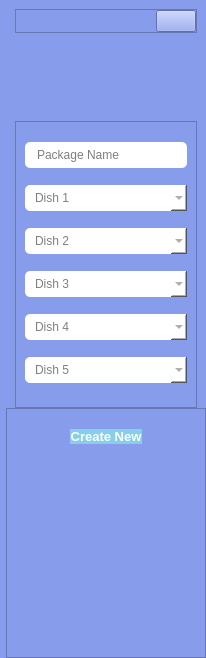
     <widget class="QCustomSlideMenu" name="add5DishesMenu" native="true">
      <property name="minimumSize">
       <size>
        <width>0</width>
        <height>658</height>
       </size>
      </property>
      <property name="maximumSize">
       <size>
        <width>0</width>
        <height>16777215</height>
       </size>
      </property>
      <property name="cursor">
       <cursorShape>ArrowCursor</cursorShape>
      </property>
      <property name="styleSheet">
       <string notr="true">background-color: #879CEB;</string>
      </property>
      <layout class="QVBoxLayout" name="verticalLayout_92">
       <property name="spacing">
        <number>0</number>
       </property>
       <property name="leftMargin">
        <number>6</number>
       </property>
       <property name="topMargin">
        <number>0</number>
       </property>
       <property name="rightMargin">
        <number>0</number>
       </property>
       <property name="bottomMargin">
        <number>0</number>
       </property>
       <item>
        <widget class="QWidget" name="widget_46" native="true">
         <property name="minimumSize">
          <size>
           <width>200</width>
           <height>350</height>
          </size>
         </property>
         <property name="styleSheet">
          <string notr="true">background-color: #879CEB;</string>
         </property>
         <layout class="QVBoxLayout" name="verticalLayout_93">
          <property name="spacing">
           <number>9</number>
          </property>
          <property name="bottomMargin">
           <number>0</number>
          </property>
          <item>
           <widget class="QFrame" name="frame_73">
            <property name="sizePolicy">
             <sizepolicy hsizetype="Preferred" vsizetype="Fixed">
              <horstretch>0</horstretch>
              <verstretch>0</verstretch>
             </sizepolicy>
            </property>
            <property name="styleSheet">
             <string notr="true">background-color: #879CEB;</string>
            </property>
            <property name="frameShape">
             <enum>QFrame::StyledPanel</enum>
            </property>
            <property name="frameShadow">
             <enum>QFrame::Raised</enum>
            </property>
            <layout class="QHBoxLayout" name="horizontalLayout_69">
             <property name="spacing">
              <number>0</number>
             </property>
             <property name="leftMargin">
              <number>0</number>
             </property>
             <property name="topMargin">
              <number>0</number>
             </property>
             <property name="rightMargin">
              <number>0</number>
             </property>
             <property name="bottomMargin">
              <number>0</number>
             </property>
             <item alignment="Qt::AlignRight">
              <widget class="QPushButton" name="closeAdd5DishMenu">
               <property name="text">
                <string/>
               </property>
               <property name="icon">
                <iconset>
                 <normaloff>../SSIS v@/Resource/closeIcon.png</normaloff>../SSIS v@/Resource/closeIcon.png</iconset>
               </property>
               <property name="iconSize">
                <size>
                 <width>24</width>
                 <height>24</height>
                </size>
               </property>
              </widget>
             </item>
            </layout>
           </widget>
          </item>
          <item alignment="Qt::AlignHCenter">
           <widget class="QLabel" name="label_29">
            <property name="minimumSize">
             <size>
              <width>70</width>
              <height>70</height>
             </size>
            </property>
            <property name="maximumSize">
             <size>
              <width>70</width>
              <height>70</height>
             </size>
            </property>
            <property name="text">
             <string/>
            </property>
            <property name="pixmap">
             <pixmap>resource/package.png</pixmap>
            </property>
            <property name="scaledContents">
             <bool>true</bool>
            </property>
           </widget>
          </item>
          <item>
           <widget class="QFrame" name="frame_74">
            <property name="frameShape">
             <enum>QFrame::StyledPanel</enum>
            </property>
            <property name="frameShadow">
             <enum>QFrame::Raised</enum>
            </property>
            <layout class="QVBoxLayout" name="verticalLayout_35">
             <item>
              <widget class="QLineEdit" name="dish5PackageName">
               <property name="font">
                <font>
                 <kerning>false</kerning>
                </font>
               </property>
               <property name="mouseTracking">
                <bool>true</bool>
               </property>
               <property name="styleSheet">
                <string notr="true">QLineEdit {
	background-color: #FFFFFF;
	padding: 5px 10px;
	border-radius: 5px;
}</string>
               </property>
               <property name="inputMask">
                <string/>
               </property>
               <property name="text">
                <string/>
               </property>
               <property name="frame">
                <bool>true</bool>
               </property>
               <property name="readOnly">
                <bool>false</bool>
               </property>
               <property name="placeholderText">
                <string>Package Name</string>
               </property>
              </widget>
             </item>
             <item>
              <widget class="QComboBox" name="dish5Name1">
               <property name="styleSheet">
                <string notr="true">
	background-color: #FFFFFF;
	padding: 5px 10px;
	border-radius: 5px;
	color: #808080;
</string>
               </property>
               <property name="placeholderText">
                <string>Dish 1</string>
               </property>
              </widget>
             </item>
             <item>
              <widget class="QComboBox" name="dish5Name2">
               <property name="styleSheet">
                <string notr="true">
	background-color: #FFFFFF;
	padding: 5px 10px;
	border-radius: 5px;
	color: #808080;
</string>
               </property>
               <property name="placeholderText">
                <string>Dish 2</string>
               </property>
              </widget>
             </item>
             <item>
              <widget class="QComboBox" name="dish5Name3">
               <property name="styleSheet">
                <string notr="true">
	background-color: #FFFFFF;
	padding: 5px 10px;
	border-radius: 5px;
	color: #808080;
</string>
               </property>
               <property name="placeholderText">
                <string>Dish 3</string>
               </property>
              </widget>
             </item>
             <item>
              <widget class="QComboBox" name="dish5Name4">
               <property name="styleSheet">
                <string notr="true">
	background-color: #FFFFFF;
	padding: 5px 10px;
	border-radius: 5px;
	color: #808080;
</string>
               </property>
               <property name="placeholderText">
                <string>Dish 4</string>
               </property>
              </widget>
             </item>
             <item>
              <widget class="QComboBox" name="dish5Name5">
               <property name="styleSheet">
                <string notr="true">
	background-color: #FFFFFF;
	padding: 5px 10px;
	border-radius: 5px;
	color: #808080;
</string>
               </property>
               <property name="placeholderText">
                <string>Dish 5</string>
               </property>
              </widget>
             </item>
            </layout>
           </widget>
          </item>
         </layout>
        </widget>
       </item>
       <item>
        <widget class="QFrame" name="frame_75">
         <property name="maximumSize">
          <size>
           <width>16777215</width>
           <height>250</height>
          </size>
         </property>
         <property name="styleSheet">
          <string notr="true">background-color: #879CEB;</string>
         </property>
         <property name="frameShape">
          <enum>QFrame::StyledPanel</enum>
         </property>
         <property name="frameShadow">
          <enum>QFrame::Raised</enum>
         </property>
         <layout class="QVBoxLayout" name="verticalLayout_94">
          <property name="spacing">
           <number>0</number>
          </property>
          <property name="leftMargin">
           <number>0</number>
          </property>
          <property name="topMargin">
           <number>20</number>
          </property>
          <property name="rightMargin">
           <number>0</number>
          </property>
          <property name="bottomMargin">
           <number>0</number>
          </property>
          <item alignment="Qt::AlignHCenter">
           <widget class="QPushButton" name="add5DishBtn">
            <property name="font">
             <font>
              <pointsize>10</pointsize>
              <bold>true</bold>
              <strikeout>false</strikeout>
             </font>
            </property>
            <property name="cursor">
             <cursorShape>PointingHandCursor</cursorShape>
            </property>
            <property name="styleSheet">
             <string notr="true">	color: #FFFFFF;
	background-color: #87CEEB;
	border-radius: 10px
</string>
            </property>
            <property name="text">
             <string>Create New</string>
            </property>
           </widget>
          </item>
          <item>
           <spacer name="verticalSpacer_35">
            <property name="orientation">
             <enum>Qt::Vertical</enum>
            </property>
            <property name="sizeHint" stdset="0">
             <size>
              <width>20</width>
              <height>305</height>
             </size>
            </property>
           </spacer>
          </item>
          <item>
           <spacer name="verticalSpacer_36">
            <property name="orientation">
             <enum>Qt::Vertical</enum>
            </property>
            <property name="sizeHint" stdset="0">
             <size>
              <width>20</width>
              <height>305</height>
             </size>
            </property>
           </spacer>
          </item>
         </layout>
        </widget>
       </item>
      </layout>
     </widget>
